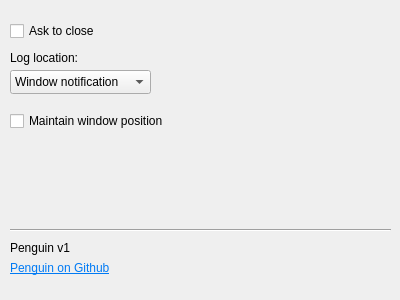
<?xml version="1.0" encoding="UTF-8"?>
<ui version="4.0">
 <class>PenguinSettings</class>
 <widget class="QWidget" name="PenguinSettings">
  <property name="geometry">
   <rect>
    <x>0</x>
    <y>0</y>
    <width>400</width>
    <height>300</height>
   </rect>
  </property>
  <property name="minimumSize">
   <size>
    <width>400</width>
    <height>300</height>
   </size>
  </property>
  <property name="maximumSize">
   <size>
    <width>400</width>
    <height>300</height>
   </size>
  </property>
  <property name="windowTitle">
   <string>Penguin Settings</string>
  </property>
  <widget class="QCheckBox" name="askToClose">
   <property name="geometry">
    <rect>
     <x>10</x>
     <y>20</y>
     <width>91</width>
     <height>22</height>
    </rect>
   </property>
   <property name="text">
    <string>Ask to close</string>
   </property>
  </widget>
  <widget class="QComboBox" name="logLocation">
   <property name="geometry">
    <rect>
     <x>10</x>
     <y>70</y>
     <width>141</width>
     <height>24</height>
    </rect>
   </property>
   <item>
    <property name="text">
     <string>Window notification</string>
    </property>
   </item>
   <item>
    <property name="text">
     <string>Status bar</string>
    </property>
   </item>
  </widget>
  <widget class="QLabel" name="label">
   <property name="geometry">
    <rect>
     <x>10</x>
     <y>50</y>
     <width>91</width>
     <height>16</height>
    </rect>
   </property>
   <property name="text">
    <string>Log location:</string>
   </property>
  </widget>
  <widget class="QLabel" name="label_2">
   <property name="geometry">
    <rect>
     <x>10</x>
     <y>240</y>
     <width>81</width>
     <height>16</height>
    </rect>
   </property>
   <property name="text">
    <string>Penguin v1</string>
   </property>
  </widget>
  <widget class="Line" name="line">
   <property name="geometry">
    <rect>
     <x>10</x>
     <y>220</y>
     <width>381</width>
     <height>20</height>
    </rect>
   </property>
   <property name="orientation">
    <enum>Qt::Horizontal</enum>
   </property>
  </widget>
  <widget class="QLabel" name="label_3">
   <property name="geometry">
    <rect>
     <x>10</x>
     <y>260</y>
     <width>111</width>
     <height>16</height>
    </rect>
   </property>
   <property name="text">
    <string>&lt;html&gt;&lt;head/&gt;&lt;body&gt;&lt;p&gt;&lt;a href=&quot;https://github.com/swiftshine/penguin&quot;&gt;&lt;span style=&quot; text-decoration: underline; color:#007af4;&quot;&gt;Penguin on Github&lt;/span&gt;&lt;/a&gt;&lt;/p&gt;&lt;/body&gt;&lt;/html&gt;</string>
   </property>
   <property name="textFormat">
    <enum>Qt::AutoText</enum>
   </property>
   <property name="openExternalLinks">
    <bool>true</bool>
   </property>
  </widget>
  <widget class="QCheckBox" name="maintainPosition">
   <property name="geometry">
    <rect>
     <x>10</x>
     <y>110</y>
     <width>161</width>
     <height>22</height>
    </rect>
   </property>
   <property name="whatsThis">
    <string>If checked, the window will keep the last position it was at.</string>
   </property>
   <property name="text">
    <string>Maintain window position</string>
   </property>
  </widget>
 </widget>
 <resources/>
 <connections/>
</ui>
